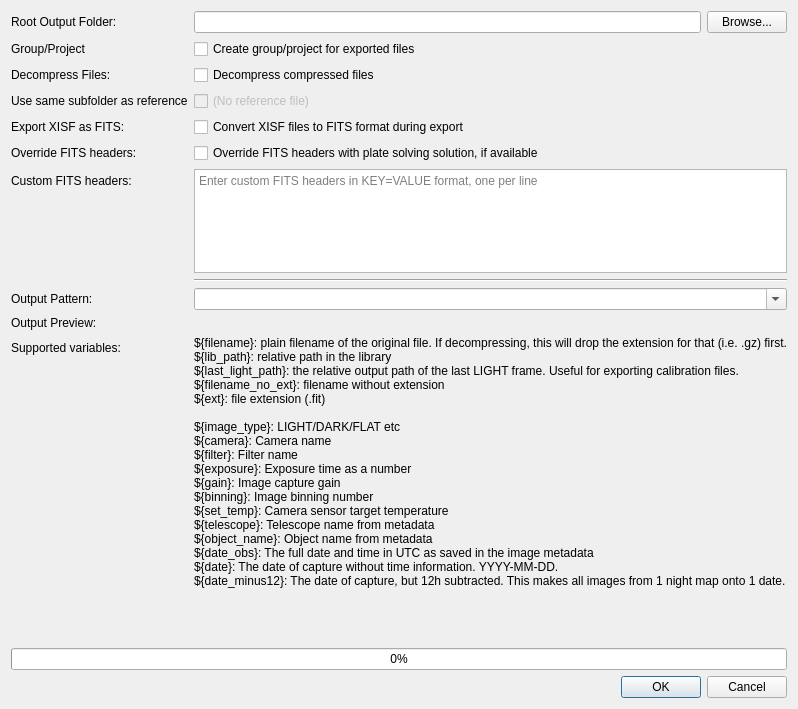
<?xml version="1.0" encoding="UTF-8"?>
<ui version="4.0">
 <class>ExportDialog</class>
 <widget class="QDialog" name="ExportDialog">
  <property name="geometry">
   <rect>
    <x>0</x>
    <y>0</y>
    <width>788</width>
    <height>709</height>
   </rect>
  </property>
  <property name="windowTitle">
   <string>Export Images</string>
  </property>
  <layout class="QVBoxLayout" name="verticalLayout">
   <item>
    <layout class="QFormLayout" name="formLayout">
     <item row="0" column="0">
      <widget class="QLabel" name="label">
       <property name="text">
        <string>Root Output Folder:</string>
       </property>
      </widget>
     </item>
     <item row="0" column="1">
      <layout class="QHBoxLayout" name="horizontalLayout">
       <item>
        <widget class="QLineEdit" name="outputPathEdit"/>
       </item>
       <item>
        <widget class="QPushButton" name="browseButton">
         <property name="text">
          <string>Browse...</string>
         </property>
        </widget>
       </item>
      </layout>
     </item>
     <item row="3" column="0">
      <widget class="QLabel" name="label_2">
       <property name="text">
        <string>Decompress Files:</string>
       </property>
      </widget>
     </item>
     <item row="3" column="1">
      <widget class="QCheckBox" name="decompressCheckBox">
       <property name="text">
        <string>Decompress compressed files</string>
       </property>
      </widget>
     </item>
     <item row="4" column="0">
      <widget class="QLabel" name="label_7">
       <property name="text">
        <string>Use same subfolder as reference</string>
       </property>
      </widget>
     </item>
     <item row="4" column="1">
      <widget class="QCheckBox" name="useRefCheckBox">
       <property name="enabled">
        <bool>false</bool>
       </property>
       <property name="text">
        <string>(No reference file)</string>
       </property>
      </widget>
     </item>
     <item row="5" column="0">
      <widget class="QLabel" name="label_8">
       <property name="text">
        <string>Export XISF as FITS:</string>
       </property>
      </widget>
     </item>
     <item row="5" column="1">
      <widget class="QCheckBox" name="exportXisfAsFitsCheckBox">
       <property name="text">
        <string>Convert XISF files to FITS format during export</string>
       </property>
      </widget>
     </item>
     <item row="6" column="0">
      <widget class="QLabel" name="label_9">
       <property name="text">
        <string>Override FITS headers:</string>
       </property>
      </widget>
     </item>
     <item row="6" column="1">
      <widget class="QCheckBox" name="overridePlatesolveCheckBox">
       <property name="text">
        <string>Override FITS headers with plate solving solution, if available</string>
       </property>
      </widget>
     </item>
     <item row="7" column="0">
      <widget class="QLabel" name="label_10">
       <property name="text">
        <string>Custom FITS headers:</string>
       </property>
      </widget>
     </item>
     <item row="7" column="1">
      <widget class="QPlainTextEdit" name="customHeadersTextEdit">
       <property name="placeholderText">
        <string>Enter custom FITS headers in KEY=VALUE format, one per line</string>
       </property>
      </widget>
     </item>
     <item row="9" column="0">
      <widget class="QLabel" name="label_3">
       <property name="text">
        <string>Output Pattern:</string>
       </property>
      </widget>
     </item>
     <item row="9" column="1">
      <widget class="QComboBox" name="patternComboBox">
       <property name="editable">
        <bool>true</bool>
       </property>
      </widget>
     </item>
     <item row="13" column="1">
      <widget class="QLabel" name="label_5">
       <property name="text">
        <string>${filename}: plain filename of the original file. If decompressing, this will drop the extension for that (i.e. .gz) first.
${lib_path}: relative path in the library
${last_light_path}: the relative output path of the last LIGHT frame. Useful for exporting calibration files.
${filename_no_ext}: filename without extension
${ext}: file extension (.fit)

${image_type}: LIGHT/DARK/FLAT etc
${camera}: Camera name
${filter}: Filter name
${exposure}: Exposure time as a number
${gain}: Image capture gain
${binning}: Image binning number
${set_temp}: Camera sensor target temperature
${telescope}: Telescope name from metadata
${object_name}: Object name from metadata
${date_obs}: The full date and time in UTC as saved in the image metadata
${date}: The date of capture without time information. YYYY-MM-DD.
${date_minus12}: The date of capture, but 12h subtracted. This makes all images from 1 night map onto 1 date.

</string>
       </property>
       <property name="textInteractionFlags">
        <set>Qt::TextInteractionFlag::TextSelectableByMouse</set>
       </property>
      </widget>
     </item>
     <item row="13" column="0">
      <widget class="QLabel" name="label_6">
       <property name="text">
        <string>Supported variables:</string>
       </property>
      </widget>
     </item>
     <item row="10" column="1">
      <widget class="QLabel" name="outputPreview">
       <property name="text">
        <string/>
       </property>
      </widget>
     </item>
     <item row="10" column="0">
      <widget class="QLabel" name="label_4">
       <property name="text">
        <string>Output Preview:</string>
       </property>
      </widget>
     </item>
     <item row="8" column="1">
      <widget class="Line" name="line">
       <property name="orientation">
        <enum>Qt::Orientation::Horizontal</enum>
       </property>
      </widget>
     </item>
     <item row="14" column="1">
      <spacer name="verticalSpacer_3">
       <property name="orientation">
        <enum>Qt::Orientation::Vertical</enum>
       </property>
       <property name="sizeType">
        <enum>QSizePolicy::Policy::Fixed</enum>
       </property>
       <property name="sizeHint" stdset="0">
        <size>
         <width>20</width>
         <height>20</height>
        </size>
       </property>
      </spacer>
     </item>
     <item row="14" column="0">
      <spacer name="verticalSpacer_2">
       <property name="orientation">
        <enum>Qt::Orientation::Vertical</enum>
       </property>
       <property name="sizeType">
        <enum>QSizePolicy::Policy::Fixed</enum>
       </property>
       <property name="sizeHint" stdset="0">
        <size>
         <width>20</width>
         <height>20</height>
        </size>
       </property>
      </spacer>
     </item>
     <item row="2" column="0">
      <widget class="QLabel" name="label_11">
       <property name="text">
        <string>Group/Project</string>
       </property>
      </widget>
     </item>
     <item row="2" column="1">
      <widget class="QCheckBox" name="checkBox">
       <property name="text">
        <string>Create group/project for exported files</string>
       </property>
      </widget>
     </item>
    </layout>
   </item>
   <item>
    <spacer name="verticalSpacer">
     <property name="orientation">
      <enum>Qt::Orientation::Vertical</enum>
     </property>
     <property name="sizeHint" stdset="0">
      <size>
       <width>20</width>
       <height>40</height>
      </size>
     </property>
    </spacer>
   </item>
   <item>
    <widget class="QProgressBar" name="progressBar">
     <property name="value">
      <number>0</number>
     </property>
    </widget>
   </item>
   <item>
    <widget class="QDialogButtonBox" name="buttonBox">
     <property name="orientation">
      <enum>Qt::Orientation::Horizontal</enum>
     </property>
     <property name="standardButtons">
      <set>QDialogButtonBox::StandardButton::Cancel|QDialogButtonBox::StandardButton::Ok</set>
     </property>
    </widget>
   </item>
  </layout>
 </widget>
 <resources/>
 <connections>
  <connection>
   <sender>buttonBox</sender>
   <signal>rejected()</signal>
   <receiver>ExportDialog</receiver>
   <slot>reject()</slot>
   <hints>
    <hint type="sourcelabel">
     <x>316</x>
     <y>260</y>
    </hint>
    <hint type="destinationlabel">
     <x>286</x>
     <y>274</y>
    </hint>
   </hints>
  </connection>
  <connection>
   <sender>browseButton</sender>
   <signal>clicked()</signal>
   <receiver>ExportDialog</receiver>
   <slot>browse_output_path()</slot>
   <hints>
    <hint type="sourcelabel">
     <x>450</x>
     <y>40</y>
    </hint>
    <hint type="destinationlabel">
     <x>250</x>
     <y>125</y>
    </hint>
   </hints>
  </connection>
 </connections>
 <slots>
  <slot>browse_output_path()</slot>
 </slots>
</ui>
